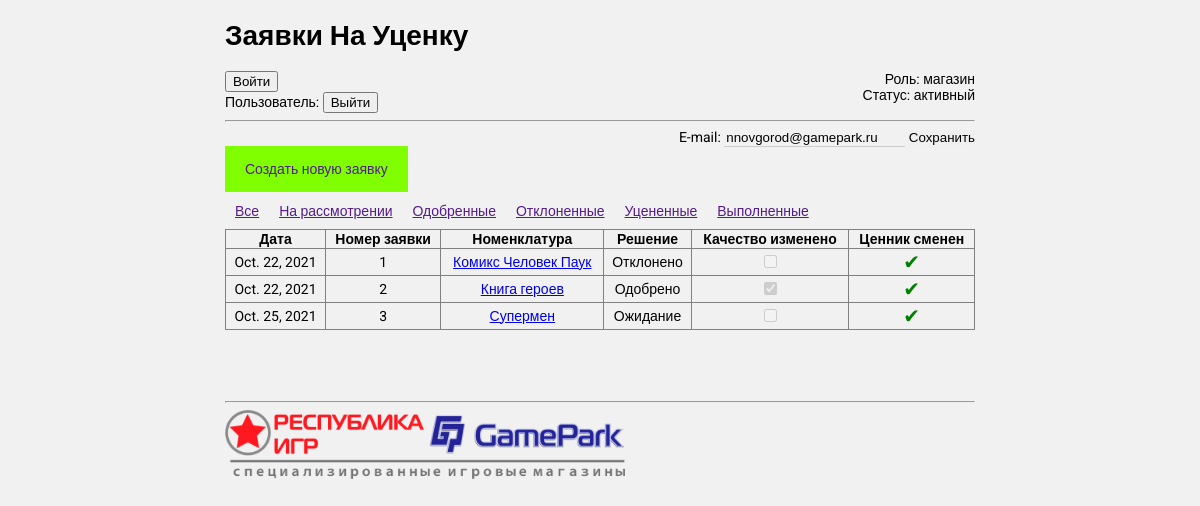
Page /zayavki/ on the earlier database version.
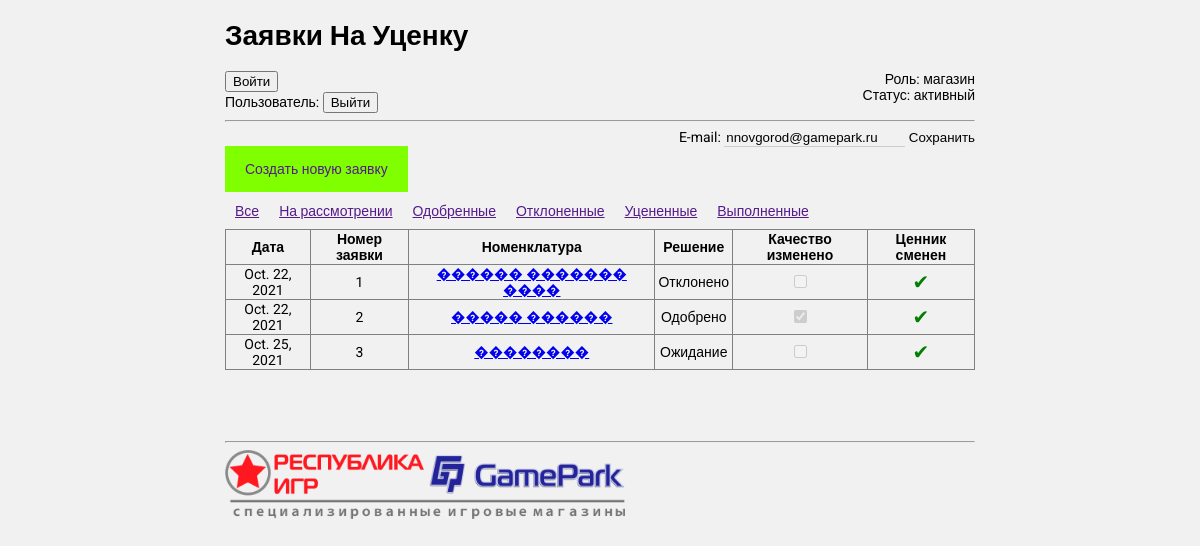
Same page on the later database version.
### zayavki/models.py (models this page shows)
class Zayavka(models.Model):
    shop = models.CharField(max_length=50) # поменять на ссылку на пользователя
    data = models.DateField(auto_now_add=True)
    category = models.ForeignKey(Category, on_delete=models.PROTECT)
    code = models.CharField(max_length=10)
    name = models.CharField(max_length=100)
    description = models.TextField()
    clarification = models.TextField()
    foto1 = models.ImageField(upload_to="zayavki/foto", blank=True )
    foto2 = models.ImageField(upload_to="zayavki/foto", blank=True)
    status1 = models.BooleanField() # одобрено
    status2 = models.BooleanField() # отклонено
    status3 = models.BooleanField() # уценено
    status4 = models.BooleanField() # ценник сменен
    status5 = models.BooleanField() # остальные поля - резервные
    status6 = models.BooleanField()
    clarification_of_manager = models.CharField(max_length=150, blank=True)
    class Meta:
        verbose_name_plural = "Заявки"
        verbose_name = "Заявка"
    def __str__(self) -> str:
        return self.name

### zayavki/views.py (the view)
# urls.py: path("", page_view, name="page_view"),
def page_view(request):
    template = "zayavki/page_view.html"
    context = {
        "username" : "Нижний Новгород Мега",
        "role" : "магазин",
        "status" : "активный",
        "filters" : ["Все", "На рассмотрении", "Одобренные", "Отклоненные", "Уцененные", "Выполненные"],
        "title" : "Заявки на уценку",
        "title_page" : "Заявки на уценку",
        "data_from_model_Zayavka" : Zayavka.objects.all()
    }
    return render(request, template, context)

### zayavki/templates/zayavki/page_view.html
{% extends 'main_page/base.html' %}
{% load  static %}
{% block content %}
    <div>
        <br>
        <a class="link-new-application" href=""> Создать новую заявку</a>
        <br><br>
        <div class="select_filter">
            {% for filter in filters %}
                <div>
                    <a href="">{{filter}}</a>
                </div>
            {% endfor %}
        </div>
        <table>
            <tr>
                <th>Дата</th>
                <th>Номер заявки</th>
                <th>Номенклатура</th>
                <th>Решение</th>
                <th>Качество изменено</th>
                <th>Ценник сменен</th>
            </tr>
            {%for zayavka in data_from_model_Zayavka%}
                <tr>
                    <td>{{zayavka.data}}</td>
                    <td>{{zayavka.id}}</td>
                    <td>
                        <a href="{% url 'zayavki:one_zayavka' %}"> {{zayavka}} </a>
                    </td>
                    <td>{% if zayavka.status1 %}
                            Одобрено
                        {% elif zayavka.status2 %}
                            Отклонено
                        {% else %}
                            Ожидание
                        {% endif %}
                    </td>
                    <td><input
                            type="checkbox"
                            id="status3"
                            disabled
                            {% if zayavka.status3 %}checked{% endif %}>
                    </td>
                    <td><span style="font-family: Wingdings; color: Green; font-size: 15pt;" >
                             &#10004;
                        </span>
                    </td>
                </tr>
            {%endfor%}
        </table>
        <br>
    </div>
{% endblock content %}

Differences in the rows shown:
changed Zayavka id 1: name "Комикс Человек Паук" → "������ ������� ����"
changed Zayavka id 2: name "Книга героев" → "����� ������"
changed Zayavka "Oct. 25, 2021": name "Супермен" → "��������"
